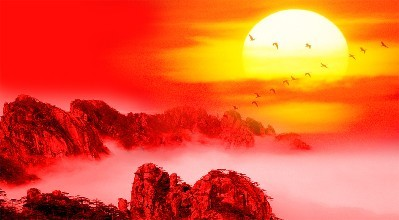
#> input picture images/red.jpg, 399 x 220 px
$ python SVA.py
#> lines starting #> are read from the running program, lines starting #| are printed output that depends on the picture; long printed decimals are rounded
import os
import threading

import numpy as np
import matplotlib.pyplot as plt
import matplotlib.image as mpimg
import sys
from sklearn.decomposition import PCA

def svdImageMatrix(om, k):
    U, S, Vt = np.linalg.svd(om)
    cmping = np.matrix(U[:, :k]) * np.diag(S[:k]) * np.matrix(Vt[:k,:])
    return cmping


def pca(om, cn):
    ipca = PCA(cn).fit(om)
    img_c = ipca.transform(om)

    print (img_c.shape)
    print (np.sum(ipca.explained_variance_ratio_))

    temp = ipca.inverse_transform(img_c)
    print (temp.shape)

    return temp

def compressImage(image, k):
    redChannel = image[..., 0]
    greenChannel = image[..., 1]
    blueChannel = image[..., 2]

    # cmpRed = svdImageMatrix(redChannel, k)
    # cmpGreen = svdImageMatrix(greenChannel, k)
    # cmpBlue = svdImageMatrix(blueChannel, k)

    cmpRed = pca(redChannel, k)
    cmpGreen = pca(greenChannel, k)
    cmpBlue = pca(blueChannel, k)

    newImage = np.zeros((image.shape[0], image.shape[1], 3), 'uint8')

    newImage[..., 0] = cmpRed
    newImage[..., 1] = cmpGreen
    newImage[..., 2] = cmpBlue

    return newImage

path = './images/red.jpg'
img = mpimg.imread(path)
#> img is the input picture: shape (220, 399, 3); mean R, G, B 233.1, 92.8, 51.7

title = "Original Image"
plt.title(title)
plt.imshow(img)
plt.show()

weights = [100, 50, 20, 5]

for k in weights:
    newImg = compressImage(img, k)

    title = " Image after =  %s" %k
    plt.title(title)
    plt.imshow(newImg)
    plt.show()

    newname = os.path.splitext(path)[0] + '_comp_' + str(k) + '.jpg'
    mpimg.imsave(newname, newImg)
#> this loop made 4 passes
#| 0.9975
#| 0.998
#| 0.9985
#| 0.988
#| 0.9915
#| 0.9932
#| 0.9632
#| 0.9776
#| 0.9808
#| 0.8717
#> (further printed lines are left out)
#> pass 1, in compressImage, `redChannel = image[..., 0]`:
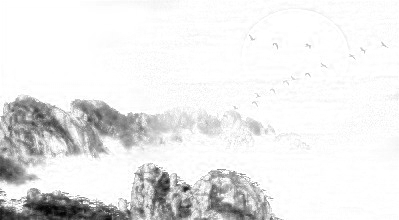
#> redChannel: shape (220, 399); min 1, max 255, mean 233.1
#> pass 1, in compressImage, `greenChannel = image[..., 1]`:
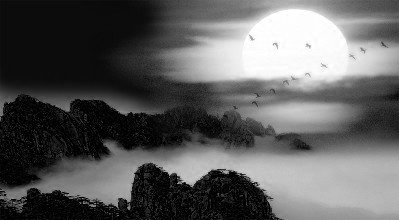
#> greenChannel: shape (220, 399); min 0, max 255, mean 92.8
#> pass 1, in compressImage, `blueChannel = image[..., 2]`:
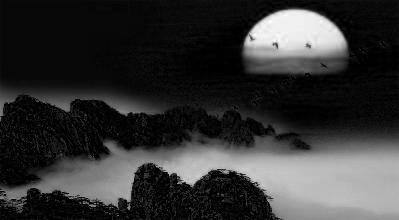
#> blueChannel: shape (220, 399); min 0, max 255, mean 51.7
#> pass 1, in pca, `img_c = ipca.transform(om)`:
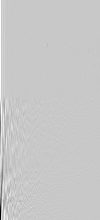
#> img_c: shape (220, 100) float64; min -1946.8, max 532.5, mean 0; drawn with min black and max white
#> pass 1, `plt.show()`:
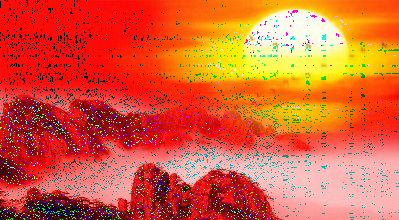
#> shown: shape (220, 399, 3); mean R, G, B 219, 95.5, 56.2
#> pass 2, `plt.show()`:
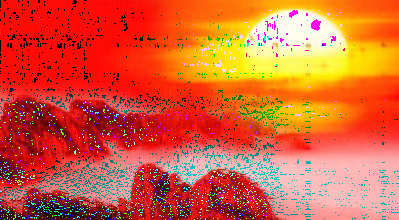
#> shown: shape (220, 399, 3); mean R, G, B 218.2, 95.2, 56.8
